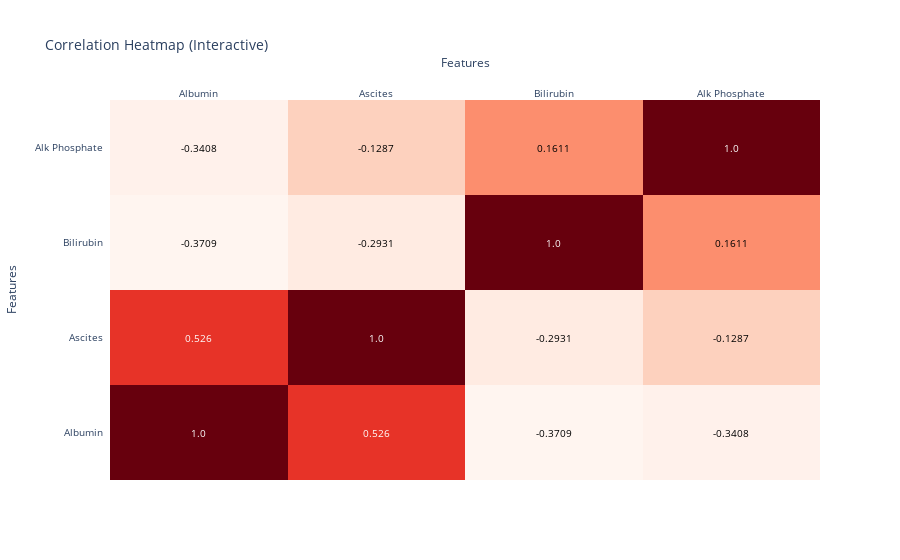

Write notebook code for a chart like this one.
### Code cell
continuous_cols=['Albumin', 'Ascites', 'Bilirubin', 'Alk Phosphate']
correlation_matrix = df_copy[continuous_cols].corr().round(4).values #round() can let decrease the number of decimal places 
fig_heatmap = ff.create_annotated_heatmap(
    z=correlation_matrix,
    x=continuous_cols,
    y=continuous_cols,
    colorscale='Reds' # you can use "Plasma", "Viridis", "Reds", "Blues", "RdBu", "Portland", "Spectral"
)
fig_heatmap.update_layout(
    font=dict(size=10),
    title="Correlation Heatmap (Interactive)",
    xaxis_title="Features",
    yaxis_title="Features"
)
fig_heatmap.show()

### Figure 1 — Plotly figure (JSON) as saved in the notebook; plotly's stock layout.template omitted (floating-point values rounded to 4 significant figures)
{"data": [{"colorscale": [[0, "rgb(255,245,240)"], [0.125, "rgb(254,224,210)"], [0.25, "rgb(252,187,161)"], [0.375, "rgb(252,146,114)"], [0.5, "rgb(251,106,74)"], [0.625, "rgb(239,59,44)"], [0.75, "rgb(203,24,29)"], [0.875, "rgb(165,15,21)"], [1, "rgb(103,0,13)"]], "reversescale": false, "showscale": false, "type": "heatmap", "x": ["Albumin", "Ascites", "Bilirubin", "Alk Phosphate"], "y": ["Albumin", "Ascites", "Bilirubin", "Alk Phosphate"], "z": [[1, 0.526, -0.3709, -0.3408], [0.526, 1, -0.2931, -0.1287], [-0.3709, -0.2931, 1, 0.1611], [-0.3408, -0.1287, 0.1611, 1]]}], "layout": {"annotations": [{"font": {"color": "#FFFFFF"}, "showarrow": false, "text": "1.0", "x": "Albumin", "xref": "x", "y": "Albumin", "yref": "y"}, {"font": {"color": "#FFFFFF"}, "showarrow": false, "text": "0.526", "x": "Ascites", "xref": "x", "y": "Albumin", "yref": "y"}, {"font": {"color": "#000000"}, "showarrow": false, "text": "-0.3709", "x": "Bilirubin", "xref": "x", "y": "Albumin", "yref": "y"}, {"font": {"color": "#000000"}, "showarrow": false, "text": "-0.3408", "x": "Alk Phosphate", "xref": "x", "y": "Albumin", "yref": "y"}, {"font": {"color": "#FFFFFF"}, "showarrow": false, "text": "0.526", "x": "Albumin", "xref": "x", "y": "Ascites", "yref": "y"}, {"font": {"color": "#FFFFFF"}, "showarrow": false, "text": "1.0", "x": "Ascites", "xref": "x", "y": "Ascites", "yref": "y"}, {"font": {"color": "#000000"}, "showarrow": false, "text": "-0.2931", "x": "Bilirubin", "xref": "x", "y": "Ascites", "yref": "y"}, {"font": {"color": "#000000"}, "showarrow": false, "text": "-0.1287", "x": "Alk Phosphate", "xref": "x", "y": "Ascites", "yref": "y"}, {"font": {"color": "#000000"}, "showarrow": false, "text": "-0.3709", "x": "Albumin", "xref": "x", "y": "Bilirubin", "yref": "y"}, {"font": {"color": "#000000"}, "showarrow": false, "text": "-0.2931", "x": "Ascites", "xref": "x", "y": "Bilirubin", "yref": "y"}, {"font": {"color": "#FFFFFF"}, "showarrow": false, "text": "1.0", "x": "Bilirubin", "xref": "x", "y": "Bilirubin", "yref": "y"}, {"font": {"color": "#000000"}, "showarrow": false, "text": "0.1611", "x": "Alk Phosphate", "xref": "x", "y": "Bilirubin", "yref": "y"}, {"font": {"color": "#000000"}, "showarrow": false, "text": "-0.3408", "x": "Albumin", "xref": "x", "y": "Alk Phosphate", "yref": "y"}, {"font": {"color": "#000000"}, "showarrow": false, "text": "-0.1287", "x": "Ascites", "xref": "x", "y": "Alk Phosphate", "yref": "y"}, {"font": {"color": "#000000"}, "showarrow": false, "text": "0.1611", "x": "Bilirubin", "xref": "x", "y": "Alk Phosphate", "yref": "y"}, {"font": {"color": "#FFFFFF"}, "showarrow": false, "text": "1.0", "x": "Alk Phosphate", "xref": "x", "y": "Alk Phosphate", "yref": "y"}], "font": {"size": 10}, "title": {"text": "Correlation Heatmap (Interactive)"}, "xaxis": {"dtick": 1, "gridcolor": "rgb(0, 0, 0)", "side": "top", "ticks": "", "title": {"text": "Features"}}, "yaxis": {"dtick": 1, "ticks": "", "ticksuffix": "  ", "title": {"text": "Features"}}}}
